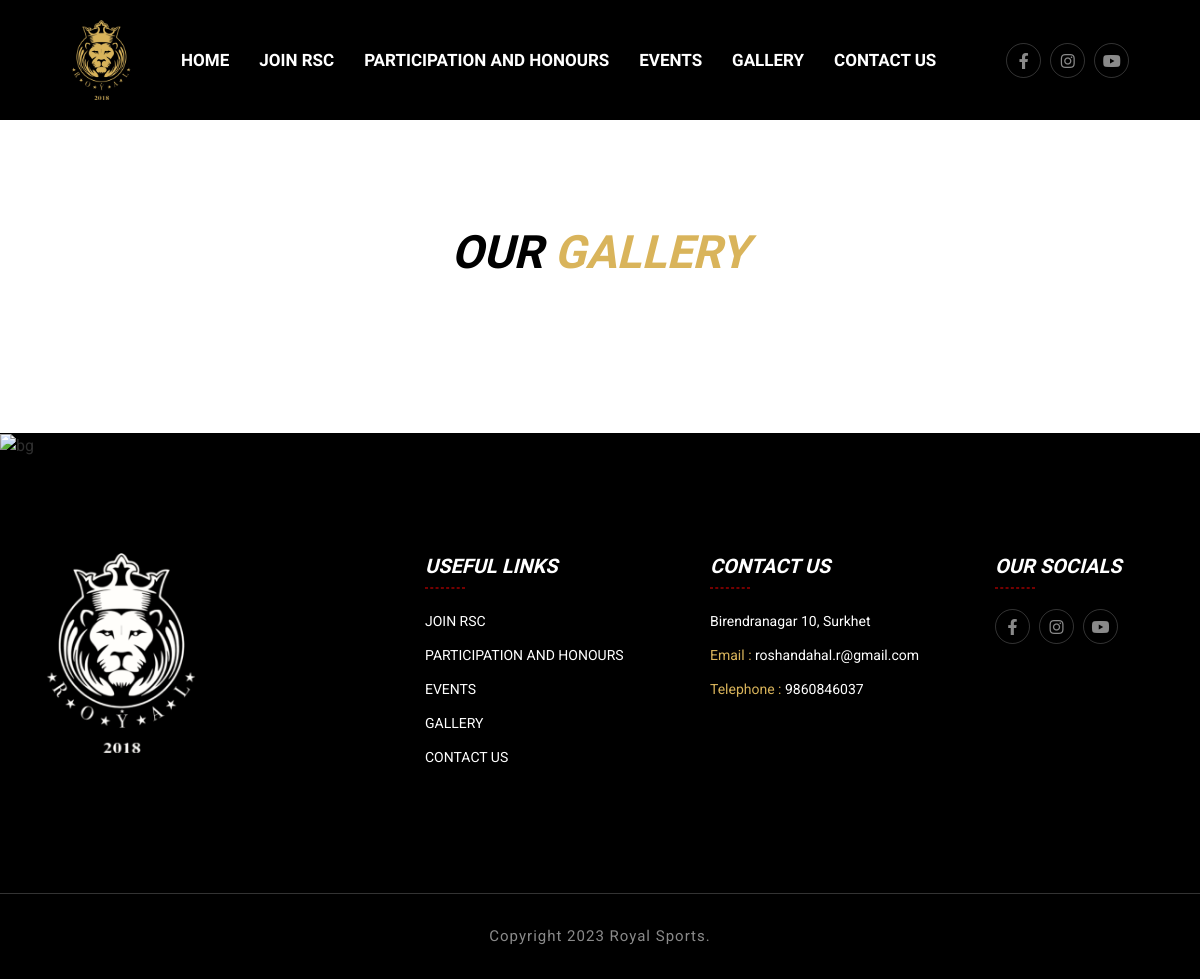
/gallery, run on an earlier commit of the app's database.
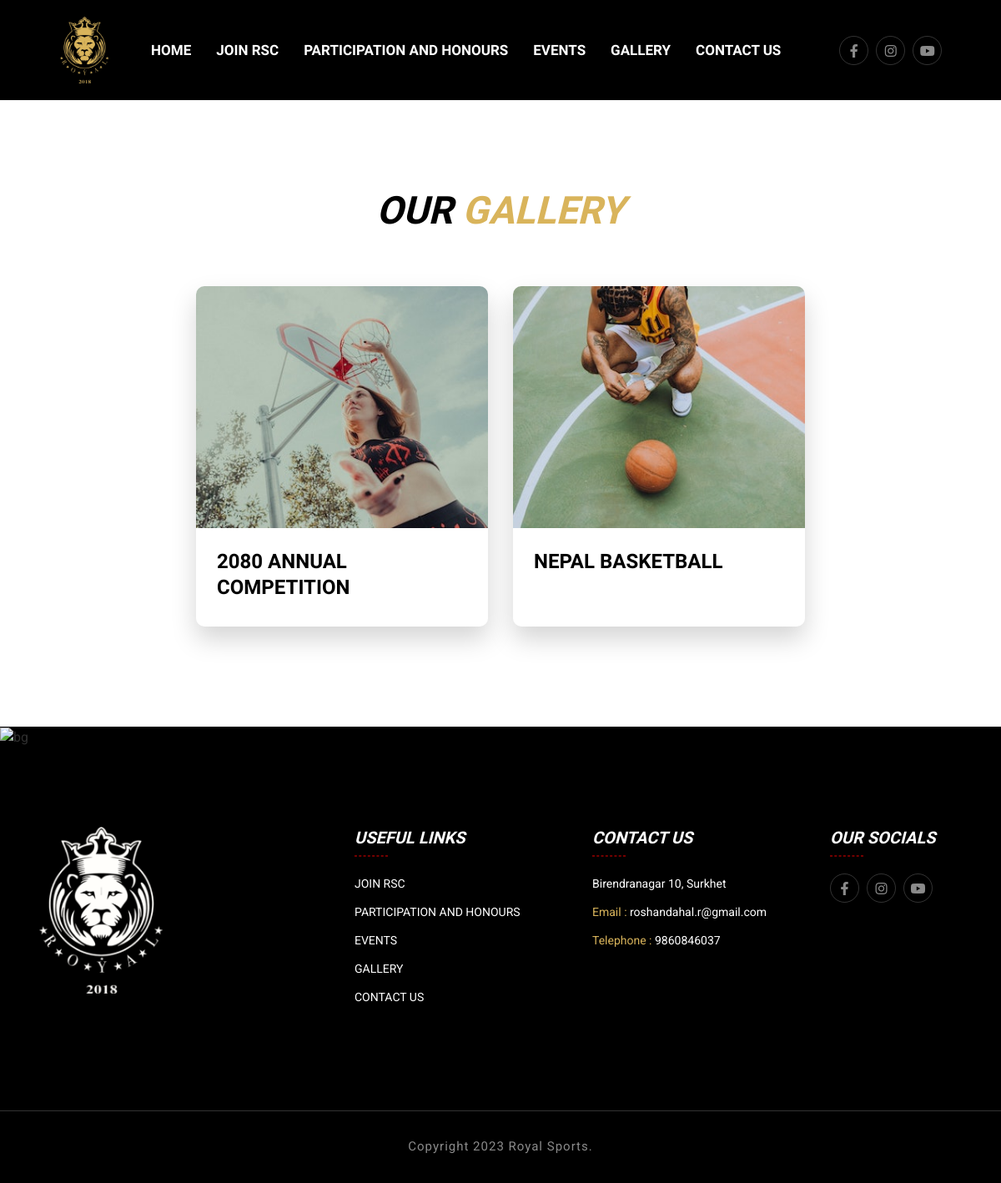
And on a later commit of the database.
### features/models.py (models this page shows, shortened)
class GalleryImage(models.Model):
    gallery = models.ForeignKey(Gallery, on_delete=models.CASCADE)
    image = models.ImageField(upload_to='gallery_images/',verbose_name="Heading Image (370*307)")

class Gallery(models.Model):
    title = models.CharField(max_length=100)
    class Meta:
        verbose_name_plural = "10. Gallery"

### features/views.py (the view)
# urls.py: path("gallery", views.gallery, name="gallery"),
def gallery(request):
    gallerys = Gallery.objects.all()
    context = {
        'gallerys':gallerys
    }
    return render(request,'gallery.html',context)

### features/context_processor.py (called while the page is built)
def custom_data(request):
    if CompanySetup.objects.all().exists():
        setup = CompanySetup.objects.all().order_by('-created')
        data = setup[0]
        return {'data': data}
    else:
        data=None
        return {'data': data}

### templates/gallery.html (shortened to what this page needs)
{% load static %}{% include "header.html" %}
<section class="training-section training-section--style ptb-120">
    <div class="container">
        <div class="row justify-content-center">
            <div class="col-xl-6 col-lg-6 text-center">
                <div class="section-header aos-init aos-animate" data-aos="fade-up" data-aos-duration="1200">
                    <h2 class="section-title">OUR <span>GALLERY</span> </h2>
                </div>
            </div>
        </div>
        <div class="row justify-content-center mb-30-none">
            {% for gallery in gallerys %}
            <div class="col-xl-4 col-lg-4 col-md-6 col-sm-6 mb-30">
                <div class="training-item aos-init aos-animate" data-aos="zoom-in" data-aos-duration="1200">
                    <div class="training-thumb">
                        {% for image in gallery.galleryimage_set.all %}
                        {% if forloop.first %}
                            <img src="{{ image.image.url }}" alt="training">
                        {% endif %}
                        {% endfor %}
                    </div>
                    <div class="training-content">
                        <h3 class="title" style="height: 48px;"><a href="{% url 'gallery_details' id=gallery.id %}">{{ gallery.title }}</a></h3>
                    </div>
                </div>
            </div>
            {% endfor %}
        </div>
    </div>
</section>
{% include "footer.html" %}

What changed in the data, as far as the page shows it:
added Gallery: title "2080 ANNUAL COMPETITION"
added GalleryImage: image (picture), shown under "2080 ANNUAL COMPETITION"
added Gallery: title "NEPAL BASKETBALL"
added GalleryImage: image (picture), shown under "NEPAL BASKETBALL"
